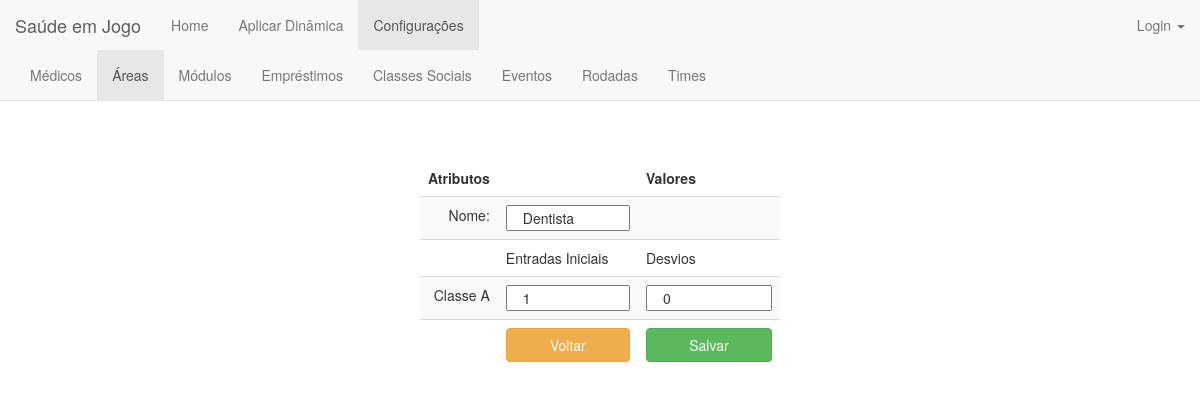
/area/edit/1/, run on the app's committed database.
### jogo/models.py (models this page shows, shortened)
class Area(models.Model):
    nome = models.CharField(max_length=200)

class Area_Classe_Social(models.Model):
    area = models.CharField(max_length=200)
    classe_social = models.CharField(max_length=200)
    entrada = models.IntegerField(validators=[MinValueValidator(1)])
    desvios = models.IntegerField(validators=[MinValueValidator(0)])

### jogo/views.py (the view, shortened to what this page needs)
# urls.py: url(r'^area/edit/(?P<id>\d+)/$', views.area_edit, name='area_edit'),
def area_edit(request, id):
    area = get_object_or_404(Area, pk=id)
    form = Area_Form(instance=area)
    area_classes = Area_Classe_Social.objects.all()
    form_ac = []
    nomes = []
    for a in area_classes:
        if a.area == area.nome :
            form_area_classesocial =  Area_Classe_Social_Form(instance=a)
            form_ac.append(form_area_classesocial)
    classes_sociais = Classe_Social.objects.order_by('id')
    for a in classes_sociais:
        nomes.append(a.nome)
    list = zip(form_ac, nomes)
    return render(request, 'area/area_edit.html', {'form': form, 'id': id, 'classes_sociais':classes_sociais,'list':list})

### jogo/forms.py
class Area_Form(forms.ModelForm):
    class Meta:
        model = Area
        fields = '__all__'
        widgets = {
            'nome': forms.TextInput(attrs={'class': 'col-xs-12'}),
        }
        error_messages = {
            'nome': {'max_length': "O campo Nome deve conter no máximo 200 caracteres.",
                     'required': "O campo Nome deve ser preenchido.",
                     },
        }

### jogo/templates/area/area_edit.html (shortened to what this page needs)
{% extends 'jogo/base_configuracoes.html' %}
{% block area %}class="active"{% endblock %}
{% block body %}
    <center><h1>Editar Área</h1></center><br>
<form action="." method="POST">{% csrf_token %}
    <div style="width: 30%; position: absolute; top:20%; bottom: 0; left: 0; right: 0; margin: 0 auto;">
        <table class="table table-striped" align="center">
            <thead>
            <tr>
                <td align="right"><b>Atributos</b></td>
                 <td></td>
                <td align="left"><b>Valores</b></td>
            </tr>
            </thead>
            <tbody>
            <tr>
                <td align="right">Nome:</td>
                <td align="left">{{form.nome}}</td>
                <td></td>
            </tr>
            <tr>
                <td></td>
                <td align="left">Entradas Iniciais</td>
                <td align="left" >Desvios</td>
            </tr>
           {% for classe, nome in list%}
            <tr>
                <td align="right">Classe {{nome}} </td>
                <td align="right">{{classe.entrada}}</td>
                <td align="left">{{classe.desvios}}</td>
            </tr>
            {% endfor%}
            <tr>
                <td></td>
                <td align="right"><a  style="text-decoration:none;" href="{% url 'jogo:area_index' %}"><button type="button" class="btn btn-warning btn-block" >Voltar</button></a></td>
                <td align="left"><button type="submit" class="btn btn-success btn-block" >Salvar</button></td>
            </tr>
            </tbody>
        </table>
    </div>
</form>
{% endblock body %}

### data on the page
Area: nome "Dentista"
Area_Classe_Social: entrada "1", desvios "0"

### other printed values
{{ nome }} "A"
